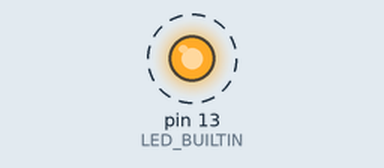
Simulated run of this program. Board: Arduino Mega 2560, built with avr-gcc and run on an emulated ATmega2560. Parts: output pins drawn as LEDs (lit = HIGH). Dashed ring = blinking. What the program prints to the serial monitor is not drawn.

Above: at 0.5 s.
Timing chart, 0 to 4.6 s (numbered marks = the images above):
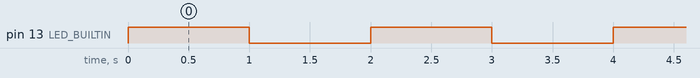

Measured:
- by itself, pin 13 (LED_BUILTIN): alternates HIGH for 1.0 s and LOW for 1.0 s

The program:

main.cpp
```cpp
#include <Arduino.h>

void setup()
{
  // initialize digital pin LED_BUILTIN as an output.
  Serial.begin(115200);
  pinMode(LED_BUILTIN, OUTPUT);
  Serial.println("Start");
}

// the loop function runs over and over again forever
int i = 0;
void loop()
{
  digitalWrite(LED_BUILTIN, HIGH); // turn the LED on (HIGH is the voltage level)
  delay(1000);                     // wait for a second
  digitalWrite(LED_BUILTIN, LOW);  // turn the LED off by making the voltage LOW
  delay(1000);                     // wait for a second
  Serial.println(i);
  i++;
}
```
